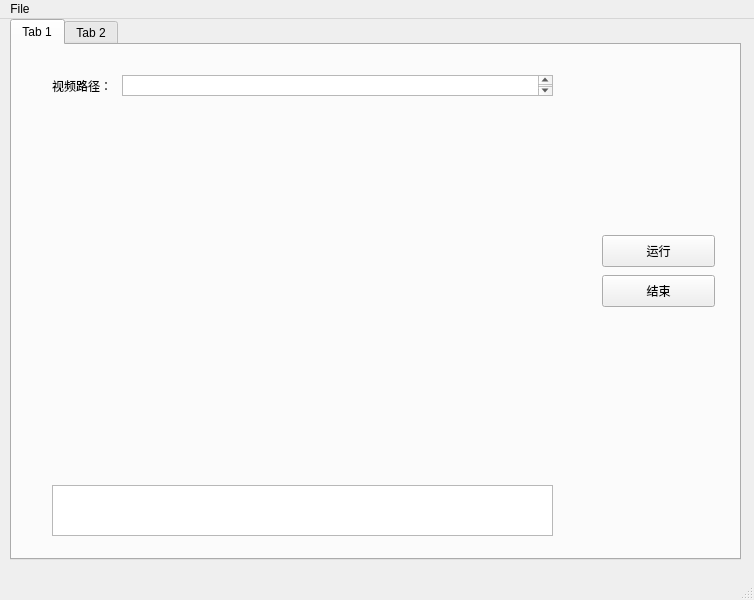
<?xml version="1.0" encoding="UTF-8"?>
<ui version="4.0">
 <class>MainWindow</class>
 <widget class="QMainWindow" name="MainWindow">
  <property name="geometry">
   <rect>
    <x>0</x>
    <y>0</y>
    <width>754</width>
    <height>600</height>
   </rect>
  </property>
  <property name="windowTitle">
   <string>MainWindow</string>
  </property>
  <property name="statusTip">
   <string/>
  </property>
  <widget class="QWidget" name="centralwidget">
   <widget class="QTabWidget" name="tabWidget">
    <property name="geometry">
     <rect>
      <x>10</x>
      <y>0</y>
      <width>731</width>
      <height>541</height>
     </rect>
    </property>
    <property name="currentIndex">
     <number>0</number>
    </property>
    <widget class="QWidget" name="tab">
     <property name="statusTip">
      <string>离线视频运行</string>
     </property>
     <attribute name="title">
      <string>Tab 1</string>
     </attribute>
     <widget class="QPushButton" name="run_offline_button">
      <property name="geometry">
       <rect>
        <x>590</x>
        <y>190</y>
        <width>113</width>
        <height>32</height>
       </rect>
      </property>
      <property name="text">
       <string>运行</string>
      </property>
     </widget>
     <widget class="QTextEdit" name="filePath">
      <property name="geometry">
       <rect>
        <x>110</x>
        <y>30</y>
        <width>431</width>
        <height>21</height>
       </rect>
      </property>
     </widget>
     <widget class="QLabel" name="FilePath_label">
      <property name="geometry">
       <rect>
        <x>40</x>
        <y>30</y>
        <width>71</width>
        <height>21</height>
       </rect>
      </property>
      <property name="text">
       <string>视频路径：</string>
      </property>
     </widget>
     <widget class="QTextEdit" name="result_text">
      <property name="geometry">
       <rect>
        <x>40</x>
        <y>440</y>
        <width>501</width>
        <height>51</height>
       </rect>
      </property>
     </widget>
     <widget class="QPushButton" name="stop_offline_button">
      <property name="geometry">
       <rect>
        <x>590</x>
        <y>230</y>
        <width>113</width>
        <height>32</height>
       </rect>
      </property>
      <property name="text">
       <string>结束</string>
      </property>
     </widget>
     <widget class="QLabel" name="result_video">
      <property name="geometry">
       <rect>
        <x>50</x>
        <y>80</y>
        <width>491</width>
        <height>321</height>
       </rect>
      </property>
      <property name="text">
       <string>&lt;html&gt;&lt;head/&gt;&lt;body&gt;&lt;p&gt;&lt;br/&gt;&lt;/p&gt;&lt;/body&gt;&lt;/html&gt;</string>
      </property>
     </widget>
    </widget>
    <widget class="QWidget" name="tab_2">
     <property name="statusTip">
      <string>在线运行</string>
     </property>
     <attribute name="title">
      <string>Tab 2</string>
     </attribute>
    </widget>
   </widget>
  </widget>
  <widget class="QStatusBar" name="statusbar"/>
  <widget class="QMenuBar" name="menuBar">
   <property name="geometry">
    <rect>
     <x>0</x>
     <y>0</y>
     <width>754</width>
     <height>22</height>
    </rect>
   </property>
   <property name="nativeMenuBar">
    <bool>false</bool>
   </property>
   <widget class="QMenu" name="menuFile">
    <property name="title">
     <string>File</string>
    </property>
    <addaction name="actionNew_file"/>
    <addaction name="actionQuit"/>
   </widget>
   <addaction name="menuFile"/>
  </widget>
  <action name="actionsvs">
   <property name="text">
    <string>svs</string>
   </property>
  </action>
  <action name="actionMenu">
   <property name="text">
    <string>Menu</string>
   </property>
  </action>
  <action name="actionNew_file">
   <property name="text">
    <string>New file</string>
   </property>
  </action>
  <action name="actionQuit">
   <property name="text">
    <string>Quit</string>
   </property>
  </action>
 </widget>
 <resources/>
 <connections>
  <connection>
   <sender>actionQuit</sender>
   <signal>triggered()</signal>
   <receiver>MainWindow</receiver>
   <slot>close()</slot>
   <hints>
    <hint type="sourcelabel">
     <x>-1</x>
     <y>-1</y>
    </hint>
    <hint type="destinationlabel">
     <x>376</x>
     <y>299</y>
    </hint>
   </hints>
  </connection>
 </connections>
</ui>
